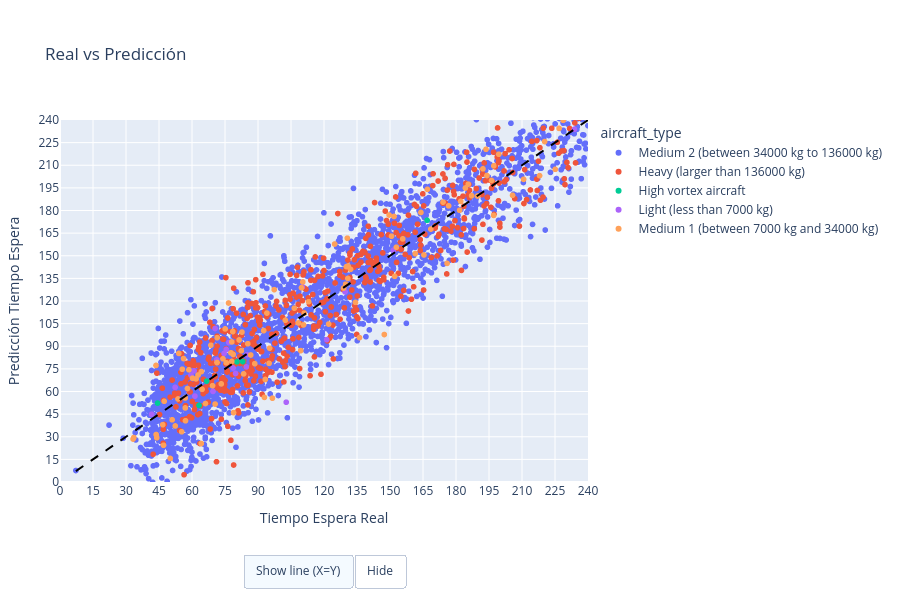

Notebook code cell kept with this figure:
### Code cell
import plotly.express as px
df_filtrado = df[df["tiempo_espera"] < 240]

# Crear el gráfico de dispersión
fig_scatter = px.scatter(df_filtrado, x='tiempo_espera', y='prediccion_tiempo_espera', 
                         color='aircraft_type',  # Colorear los puntos por tipo de aeronave
                         title='Real vs Predicción', 
                         labels={'tiempo_espera': 'Tiempo Espera Real', 'prediccion_tiempo_espera': 'Predicción Tiempo Espera'})

xy_line = {
    'type': "line",
    'x0': df_filtrado['tiempo_espera'].min(),
    'y0': df_filtrado['tiempo_espera'].min(),
    'x1': df_filtrado['tiempo_espera'].max(),
    'y1': df_filtrado['tiempo_espera'].max(),
    'line': {'color': "black", 'width': 2, 'dash': 'dash'}
}

fig_scatter.add_shape(xy_line)

# Añadir las anotaciones "Sobreestima" e "Infraestima"
fig_scatter.add_annotation(
    x=df_filtrado['tiempo_espera'].min(), y=df_filtrado['prediccion_tiempo_espera'].max(), 
    text="Sobreestima", 
    showarrow=False, 
    font=dict(size=12, color="black"), 
    xanchor="left", 
    yanchor="top"
)

fig_scatter.add_annotation(
    x=df_filtrado['tiempo_espera'].max(), y=df_filtrado['prediccion_tiempo_espera'].min(), 
    text="Infraestima", 
    showarrow=False, 
    font=dict(size=12, color="black"), 
    xanchor="right", 
    yanchor="bottom"
)
min_val = 0
max_val = 240
tick_vals = np.linspace(int(min_val), int(max_val), num=17)

fig_scatter.update_layout(
    autosize=False,
    width=900,
    height=600,
    margin=dict(t=120, b=60, l=60, r=60),
    xaxis=dict(
        range=[min_val, max_val],
        tickvals=tick_vals,
    ),
    yaxis=dict(
        range=[min_val, max_val],
        tickvals=tick_vals
    ),
    updatemenus=[
        dict(
            type="buttons",
            direction="right",
            showactive=True,
            xanchor="center",
            yanchor="top",
            x=0.5,
            y=-0.2,
            pad={"r": 0, "t": 0},
            buttons=[
                dict(
                    label="Show line (X=Y)",
                    method="relayout",
                    args=[{"shapes": [xy_line]}]
                ),
                dict(
                    label="Hide",
                    method="relayout",
                    args=[{"shapes": []}]
                )
            ]
        )
    ],
)

# Mostrar el gráfico
fig_scatter.show()

### Figure 1 — Plotly figure (JSON) as saved in the notebook; plotly's stock layout.template omitted (floating-point values rounded to 4 significant figures; data arrays with more than 128 entries replaced by an {"elided": "..."} marker saying what was removed)
{"data": [{"hovertemplate": "aircraft_type=Medium 2 (between 34000 kg to 136000 kg)<br>Tiempo Espera Real=%{x}<br>Predicción Tiempo Espera=%{y}<extra></extra>", "legendgroup": "Medium 2 (between 34000 kg to 136000 kg)", "marker": {"color": "#636efa", "symbol": "circle"}, "mode": "markers", "name": "Medium 2 (between 34000 kg to 136000 kg)", "showlegend": true, "type": "scattergl", "x": {"elided": "2680 float values"}, "xaxis": "x", "y": {"elided": "2680 float values"}, "yaxis": "y"}, {"hovertemplate": "aircraft_type=Heavy (larger than 136000 kg)<br>Tiempo Espera Real=%{x}<br>Predicción Tiempo Espera=%{y}<extra></extra>", "legendgroup": "Heavy (larger than 136000 kg)", "marker": {"color": "#EF553B", "symbol": "circle"}, "mode": "markers", "name": "Heavy (larger than 136000 kg)", "showlegend": true, "type": "scattergl", "x": {"elided": "528 float values"}, "xaxis": "x", "y": {"elided": "528 float values"}, "yaxis": "y"}, {"hovertemplate": "aircraft_type=High vortex aircraft<br>Tiempo Espera Real=%{x}<br>Predicción Tiempo Espera=%{y}<extra></extra>", "legendgroup": "High vortex aircraft", "marker": {"color": "#00cc96", "symbol": "circle"}, "mode": "markers", "name": "High vortex aircraft", "showlegend": true, "type": "scattergl", "x": [66.65, 80.42, 44.35, 63.19, 166.9, 234.3, 83.07], "xaxis": "x", "y": [66.85, 79.64, 52.31, 50.77, 173.5, 265.1, 79.82], "yaxis": "y"}, {"hovertemplate": "aircraft_type=Light (less than 7000 kg)<br>Tiempo Espera Real=%{x}<br>Predicción Tiempo Espera=%{y}<extra></extra>", "legendgroup": "Light (less than 7000 kg)", "marker": {"color": "#ab63fa", "symbol": "circle"}, "mode": "markers", "name": "Light (less than 7000 kg)", "showlegend": true, "type": "scattergl", "x": [121.2, 79.8, 70.5, 233.8, 84.69, 76.74, 60.92, 71.2, 102.8, 234.1, 41.67, 74.58, 69.55, 59.54, 78.66, 52.34, 61.34, 129.6, 110.2, 84.96, 151.5, 75.58], "xaxis": "x", "y": [94.37, 71.95, 101.8, 233.9, 76.27, 92.47, 73.71, 80.98, 52.9, 280.2, 44.9, 85.21, 60.05, 70.84, 75.61, 62.77, 56.96, 126.1, 129.4, 84.39, 153.6, 87.88], "yaxis": "y"}, {"hovertemplate": "aircraft_type=Medium 1 (between 7000 kg and 34000 kg)<br>Tiempo Espera Real=%{x}<br>Predicción Tiempo Espera=%{y}<extra></extra>", "legendgroup": "Medium 1 (between 7000 kg and 34000 kg)", "marker": {"color": "#FFA15A", "symbol": "circle"}, "mode": "markers", "name": "Medium 1 (between 7000 kg and 34000 kg)", "showlegend": true, "type": "scattergl", "x": [182.1, 205.7, 64.22, 122.1, 130.2, 56.9, 85.36, 130.9, 111.0, 55.3, 176.7, 56.17, 83.46, 129.8, 97.37, 152.9, 132.1, 88.53, 187.1, 96.55, 58.6, 57.05, 147.4, 86.7, 175.9, 199.4, 102.4, 95.29, 54.0, 108.4, 93.32, 136.1, 151.8, 61.84, 109.4, 78.73, 92.92, 168.6, 193.6, 130.6, 185.6, 155.8, 33.54, 95.05, 74.09, 134.3, 68.58, 62.74, 106.5, 82.71, 76.62, 47.06, 192.2, 43.99, 240.0, 77.71, 52.38, 64.57, 78.09, 60.24, 161.5, 57.94, 124.8, 50.98, 78.89, 46.71, 55.58, 196.2, 197.1, 150.7, 226.9, 56.93, 113.0, 66.12, 64.28, 73.29, 33.2, 181.6, 128.9, 110.4, 94.05, 164.1, 220.3, 78.55, 210.7, 152.1, 71.37, 130.9, 110.7, 70.51, 149.6, 109.8, 82.43, 189.8, 218.0, 92.59, 43.69, 71.45, 228.7, 174.1, 184.3, 167.0, 194.1, 81.42, 78.06, 165.4, 75.61, 53.64, 197.2, 69.33, 50.13, 47.36, 43.63, 75.07, 225.1], "xaxis": "x", "y": [186.0, 190.1, 25.48, 104.7, 142.8, 55.71, 91.67, 143.2, 112.0, 33.32, 183.1, 81.85, 71.68, 131.1, 127.5, 155.6, 141.0, 78.44, 189.8, 55.57, 74.4, 40.59, 97.77, 84.2, 144.9, 217.3, 107.2, 88.72, 85.26, 105.4, 67.97, 95.74, 176.0, 68.35, 87.11, 84.54, 56.1, 167.7, 220.6, 161.6, 197.5, 161.2, 29.48, 78.67, 81.64, 119.1, 90.68, 70.91, 115.3, 99.39, 118.7, 24.34, 207.6, 29.34, 283.8, 85.6, 37.15, 61.43, 92.85, 68.83, 151.4, 61.99, 157.8, 41.25, 46.0, 38.0, 74.74, 199.9, 176.7, 163.0, 234.4, 49.1, 119.5, 52.02, 73.2, 65.05, 28.49, 180.2, 128.6, 132.6, 112.0, 178.7, 225.7, 99.72, 200.7, 136.3, 79.21, 134.9, 104.2, 51.68, 177.0, 128.8, 87.02, 189.6, 203.1, 100.4, 31.47, 95.69, 239.8, 185.6, 194.9, 194.0, 203.2, 94.16, 79.94, 150.5, 79.0, 55.05, 209.6, 63.86, 15.61, 53.51, 77.28, 101.5, 207.3], "yaxis": "y"}], "layout": {"annotations": [{"font": {"color": "black", "size": 12}, "showarrow": false, "text": "Sobreestima", "x": 7.222, "xanchor": "left", "y": 283.8, "yanchor": "top"}, {"font": {"color": "black", "size": 12}, "showarrow": false, "text": "Infraestima", "x": 240.0, "xanchor": "right", "y": -19.58, "yanchor": "bottom"}], "autosize": false, "height": 600, "legend": {"title": {"text": "aircraft_type"}, "tracegroupgap": 0}, "margin": {"b": 60, "l": 60, "r": 60, "t": 120}, "shapes": [{"line": {"color": "black", "dash": "dash", "width": 2}, "type": "line", "x0": 7.222, "x1": 240.0, "y0": 7.222, "y1": 240.0}], "title": {"text": "Real vs Predicción"}, "updatemenus": [{"buttons": [{"args": [{"shapes": [{"line": {"color": "black", "dash": "dash", "width": 2}, "type": "line", "x0": 7.222, "x1": 240.0, "y0": 7.222, "y1": 240.0}]}], "label": "Show line (X=Y)", "method": "relayout"}, {"args": [{"shapes": []}], "label": "Hide", "method": "relayout"}], "direction": "right", "pad": {"r": 0, "t": 0}, "showactive": true, "type": "buttons", "x": 0.5, "xanchor": "center", "y": -0.2, "yanchor": "top"}], "width": 900, "xaxis": {"anchor": "y", "domain": [0, 1], "range": [0, 240], "tickvals": [0.0, 15.0, 30.0, 45.0, 60.0, 75.0, 90.0, 105.0, 120.0, 135.0, 150.0, 165.0, 180.0, 195.0, 210.0, 225.0, 240.0], "title": {"text": "Tiempo Espera Real"}}, "yaxis": {"anchor": "x", "domain": [0, 1], "range": [0, 240], "tickvals": [0.0, 15.0, 30.0, 45.0, 60.0, 75.0, 90.0, 105.0, 120.0, 135.0, 150.0, 165.0, 180.0, 195.0, 210.0, 225.0, 240.0], "title": {"text": "Predicción Tiempo Espera"}}}}
